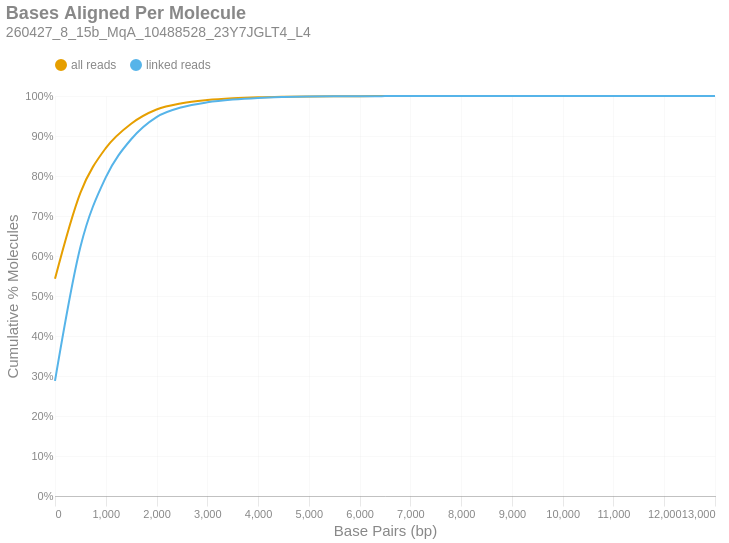

Notebook source saved alongside this figure:
### Markdown cell above
### Bases Aligned Per Molecule
This is a cumulative frequency distribution showing the number of base pairs aligned per unique molecule. These data are shown in 500 bp bins. There are two distributions: one with `all reads` (yellow) and another with only `linked reads` (blue). The percent of molecules in the `linked reads` distribution is relative to the total number of linked molecules.

### Code cell
if SKIPLR:
    print_html(f"Skipped")
else:
    binned_df = consolidated_hist(valids['aligned_bp'], mask, 500, True)
    with SafeRender(binned_df):
        (
            density_plot(binned_df, 'Bases Aligned Per Molecule', samplename, 'basesper')
            .encode(
                x=alt.X('bin:Q', title="Base Pairs (bp)").axis(tickMinStep=500).scale(padding=0),
                y=alt.Y('value:Q', title='Cumulative % Molecules')
                    .axis(format='%')
                    .scale(domain = [0,1])
                    .stack(False),
                color=alt.Color("key:N").scale(domain = ["all reads", "linked reads"]),
                tooltip = [
                    alt.Tooltip("key:N", title = "Data Type"),
                    alt.Tooltip("range_label:N", title="Bases Aligned Per Molecule"),
                    alt.Tooltip("value:Q", format = ".2%", title="% Molecules (Cum.)")
                ]
            )
        ).display()

### Figure 1 — Vega-Lite specification as saved in the notebook (floating-point values rounded to 4 significant figures)
{"width": "container", "height": 400, "config": {"title": {"anchor": "start", "dy": -15, "fontSize": 18, "color": "#888888", "subtitleColor": "#888888", "subtitleFontSize": 14}, "arc": {"fill": "#0072B2"}, "axis": {"domainColor": "#888888", "domainWidth": 0.5, "gridWidth": 0.2, "grid": false, "titleFontWeight": 400, "titleFontSize": 15, "labelFontSize": 11, "labelColor": "#888888", "tickColor": "#888888", "tickWidth": 0.2, "titleColor": "#888888"}, "axisBand": {"grid": false}, "axisX": {"grid": true, "tickSize": 10, "domainCap": "round"}, "axisY": {"domain": false, "grid": true, "tickSize": 0, "domainCap": "round"}, "background": "transparent", "header": {"labelFontSize": 15, "labelColor": "#888888", "titleFontSize": 15, "titleFontWeight": 600, "titleColor": "#888888"}, "legend": {"labelFont": "sans-serif", "labelFontSize": 12, "labelColor": "#888888", "symbolSize": 100, "symbolType": "circle", "titleFontSize": 12, "titlePadding": 10, "titleColor": "#888888", "title": null, "orient": "top"}, "range": {"category": ["#E69F00", "#56B4E9", "#009E73", "#F0E442", "#0072B2", "#D55E00", "#CC79A7", "#000000"], "diverging": ["#cfe8f3", "#a2d4ec", "#73bfe2", "#46abdb", "#1696d2", "#12719e"]}, "area": {"fill": "#0072B2", "fillOpacity": 0.7, "line": true, "strokeOpacity": 0.7}, "line": {"color": "#0072B2", "stroke": "#0072B2", "strokeWidth": 2}, "trail": {"color": "#0072B2", "stroke": "#0072B2", "strokeWidth": 0, "size": 1}, "point": {"filled": true, "fillOpacity": 1.0, "size": 95}, "text": {"color": "#888888", "fontSize": 11, "align": "right", "fontWeight": 400, "size": 11}, "bar": {"fill": "#0072B2", "stroke": null}, "view": {"stroke": null, "continuousWidth": 660, "continuousHeight": 400}}, "data": {"name": "data-f7fd72d9c8473b85922701d0966d7b06"}, "mark": {"type": "line", "interpolate": "monotone", "point": {"opacity": 0, "size": 275}}, "encoding": {"color": {"field": "key", "scale": {"domain": ["all reads", "linked reads"]}, "type": "nominal"}, "tooltip": [{"field": "key", "title": "Data Type", "type": "nominal"}, {"field": "range_label", "title": "Bases Aligned Per Molecule", "type": "nominal"}, {"field": "value", "format": ".2%", "title": "% Molecules (Cum.)", "type": "quantitative"}], "x": {"axis": {"tickMinStep": 500}, "field": "bin", "scale": {"padding": 0}, "title": "Base Pairs (bp)", "type": "quantitative"}, "y": {"axis": {"format": "%"}, "field": "value", "scale": {"domain": [0, 1]}, "stack": false, "title": "Cumulative % Molecules", "type": "quantitative"}}, "params": [{"name": "param_c36ac31b6afebe62", "select": {"type": "point", "fields": ["key"]}, "bind": "legend"}], "title": {"text": "Bases Aligned Per Molecule", "subtitle": "260427_8_15b_MqA_10488528_23Y7JGLT4_L4"}, "transform": [{"fold": ["all reads (cumsum)", "linked reads (cumsum)"]}, {"calculate": "replace(datum.key, ' (cumsum)', '')", "as": "key"}, {"filter": {"param": "param_c36ac31b6afebe62"}}], "usermeta": {"embedOptions": {"downloadFileName": "260427_8_15b_MqA_10488528_23Y7JGLT4_L4.basesper"}}, "$schema": "https://vega.github.io/schema/vega-lite/v6.4.1.json", "datasets": {"data-f7fd72d9c8473b85922701d0966d7b06": [{"bin": "0.0", "interval": "0.0-500.0", "all reads": 0.5431, "linked reads": 0.2878, "all reads (cumsum)": 0.5431, "linked reads (cumsum)": 0.2878, "range_label": "0-499"}, {"bin": "500.0", "interval": "500.0-1000.0", "all reads": 0.2149, "linked reads": 0.3347, "all reads (cumsum)": 0.7579, "linked reads (cumsum)": 0.6225, "range_label": "500-999"}, {"bin": "1000.0", "interval": "1000.0-1500.0", "all reads": 0.1117, "linked reads": 0.1742, "all reads (cumsum)": 0.8697, "linked reads (cumsum)": 0.7967, "range_label": "1000-1499"}, {"bin": "1500.0", "interval": "1500.0-2000.0", "all reads": 0.06102, "linked reads": 0.09517, "all reads (cumsum)": 0.9307, "linked reads (cumsum)": 0.8919, "range_label": "1500-1999"}, {"bin": "2000.0", "interval": "2000.0-2500.0", "all reads": 0.03554, "linked reads": 0.05543, "all reads (cumsum)": 0.9662, "linked reads (cumsum)": 0.9473, "range_label": "2000-2499"}, {"bin": "2500.0", "interval": "2500.0-3000.0", "all reads": 0.01575, "linked reads": 0.02456, "all reads (cumsum)": 0.982, "linked reads (cumsum)": 0.9719, "range_label": "2500-2999"}, {"bin": "3000.0", "interval": "3000.0-3500.0", "all reads": 0.007869, "linked reads": 0.01227, "all reads (cumsum)": 0.9898, "linked reads (cumsum)": 0.9841, "range_label": "3000-3499"}, {"bin": "3500.0", "interval": "3500.0-4000.0", "all reads": 0.004501, "linked reads": 0.00702, "all reads (cumsum)": 0.9943, "linked reads (cumsum)": 0.9912, "range_label": "3500-3999"}, {"bin": "4000.0", "interval": "4000.0-4500.0", "all reads": 0.002636, "linked reads": 0.00411, "all reads (cumsum)": 0.997, "linked reads (cumsum)": 0.9953, "range_label": "4000-4499"}, {"bin": "4500.0", "interval": "4500.0-5000.0", "all reads": 0.001331, "linked reads": 0.002077, "all reads (cumsum)": 0.9983, "linked reads (cumsum)": 0.9974, "range_label": "4500-4999"}, {"bin": "5000.0", "interval": "5000.0-5500.0", "all reads": 0.0007402, "linked reads": 0.001155, "all reads (cumsum)": 0.999, "linked reads (cumsum)": 0.9985, "range_label": "5000-5499"}, {"bin": "5500.0", "interval": "5500.0-6000.0", "all reads": 0.0004003, "linked reads": 0.0006243, "all reads (cumsum)": 0.9994, "linked reads (cumsum)": 0.9991, "range_label": "5500-5999"}, {"bin": "6000.0", "interval": "6000.0-6500.0", "all reads": 0.0002334, "linked reads": 0.0003641, "all reads (cumsum)": 0.9997, "linked reads (cumsum)": 0.9995, "range_label": "6000-6499"}, {"bin": "6500.0", "interval": "6500.0-7000.0", "all reads": 0.000134, "linked reads": 0.000209, "all reads (cumsum)": 0.9998, "linked reads (cumsum)": 0.9997, "range_label": "6500-6999"}, {"bin": "7000.0", "interval": "7000.0-7500.0", "all reads": 7.881e-05, "linked reads": 0.0001229, "all reads (cumsum)": 0.9999, "linked reads (cumsum)": 0.9998, "range_label": "7000-7499"}, {"bin": "7500.0", "interval": "7500.0-8000.0", "all reads": 4.638e-05, "linked reads": 7.233e-05, "all reads (cumsum)": 0.9999, "linked reads (cumsum)": 0.9999, "range_label": "7500-7999"}, {"bin": "8000.0", "interval": "8000.0-8500.0", "all reads": 2.885e-05, "linked reads": 4.5e-05, "all reads (cumsum)": 1.0, "linked reads (cumsum)": 0.9999, "range_label": "8000-8499"}, {"bin": "8500.0", "interval": "8500.0-9000.0", "all reads": 1.452e-05, "linked reads": 2.265e-05, "all reads (cumsum)": 1.0, "linked reads (cumsum)": 1.0, "range_label": "8500-8999"}, {"bin": "9000.0", "interval": "9000.0-9500.0", "all reads": 7.881e-06, "linked reads": 1.229e-05, "all reads (cumsum)": 1.0, "linked reads (cumsum)": 1.0, "range_label": "9000-9499"}, {"bin": "9500.0", "interval": "9500.0-10000.0", "all reads": 6.057e-06, "linked reads": 9.448e-06, "all reads (cumsum)": 1.0, "linked reads (cumsum)": 1.0, "range_label": "9500-9999"}, {"bin": "10000.0", "interval": "10000.0-10500.0", "all reads": 2.736e-06, "linked reads": 4.267e-06, "all reads (cumsum)": 1.0, "linked reads (cumsum)": 1.0, "range_label": "10000-10499"}, {"bin": "10500.0", "interval": "10500.0-11000.0", "all reads": 2.475e-06, "linked reads": 3.86e-06, "all reads (cumsum)": 1.0, "linked reads (cumsum)": 1.0, "range_label": "10500-10999"}, {"bin": "11000.0", "interval": "11000.0-11500.0", "all reads": 5.862e-07, "linked reads": 9.143e-07, "all reads (cumsum)": 1.0, "linked reads (cumsum)": 1.0, "range_label": "11000-11499"}, {"bin": "11500.0", "interval": "11500.0-12000.0", "all reads": 9.77e-07, "linked reads": 1.524e-06, "all reads (cumsum)": 1.0, "linked reads (cumsum)": 1.0, "range_label": "11500-11999"}, {"bin": "12000.0", "interval": "12000.0-12500.0", "all reads": 5.862e-07, "linked reads": 9.143e-07, "all reads (cumsum)": 1.0, "linked reads (cumsum)": 1.0, "range_label": "12000-12499"}, {"bin": "12500.0", "interval": "12500.0-13000.0", "all reads": 3.257e-07, "linked reads": 5.079e-07, "all reads (cumsum)": 1.0, "linked reads (cumsum)": 1.0, "range_label": "12500-12999"}, {"bin": "13000.0", "interval": "13000.0-13500.0", "all reads": 1.303e-07, "linked reads": 2.032e-07, "all reads (cumsum)": 1.0, "linked reads (cumsum)": 1.0, "range_label": "13000-13499"}]}}
